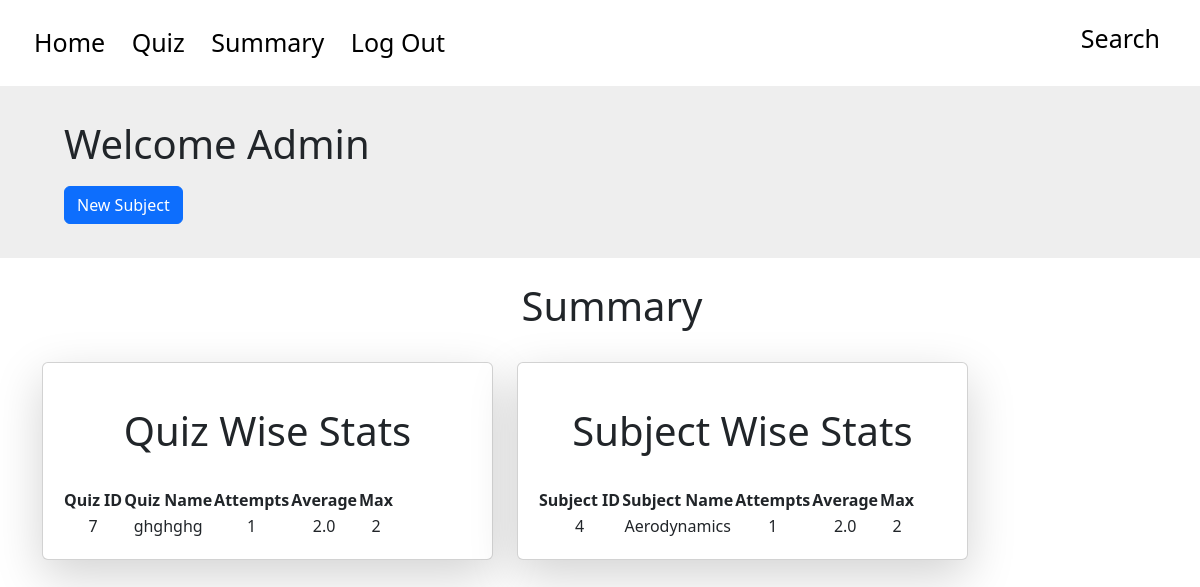
Screenshot of /admin/summary with the database file from the repository.
### tables this page shows
CREATE TABLE quizzes ( id INTEGER PRIMARY KEY AUTOINCREMENT, name TEXT NOT NULL, subject_id INTEGER NOT NULL, chapter_id INTEGER NOT NULL, date_of_quiz DATE NOT NULL, time_duration TEXT NOT NULL, remarks TEXT, FOREIGN KEY(chapter_id) REFERENCES chapters(id) ON DELETE CASCADE, FOREIGN KEY(subject_id) REFERENCES subjects(id) ON DELETE CASCADE);

CREATE TABLE subjects ( id INTEGER PRIMARY KEY AUTOINCREMENT, name TEXT NOT NULL UNIQUE, description TEXT );

### app.py (the view)
@app.route('/admin/summary', methods=['GET', 'POST'])
def admin_summary():
    conn = sqlite3.connect("app.db")
    cursor = conn.cursor()
    cursor.execute('SELECT COUNT(*), AVG(total_scored), MAX(total_scored), quiz_id FROM scores GROUP BY quiz_id')
    output = cursor.fetchall()
    quiz_scores = []
    subject_scores = []
    for row in output:
        noattempts = row[0]
        average = row[1]
        max = row[2]
        quiz_id = row[3]
        cursor.execute('SELECT name FROM quizzes WHERE id = ?', (quiz_id,))
        output = cursor.fetchall()
        quiz_name = output[0][0]
        quiz_scores.append({'id': quiz_id, 'name': quiz_name, 'attempts': noattempts, 'avg': average, 'max': max})
    cursor.execute('SELECT COUNT(*), AVG(total_scored), MAX(total_scored), subject_id FROM scores INNER JOIN quizzes ON scores.quiz_id = quizzes.id GROUP BY subject_id')
    output = cursor.fetchall()
    for row in output:
        noattempts = row[0]
        average = row[1]
        max = row[2]
        subject_id = row[3]
        cursor.execute('SELECT name FROM subjects WHERE id = ?', (subject_id,))
        output = cursor.fetchall()
        subject_name = output[0][0]
        subject_scores.append({'id': subject_id, 'name': subject_name, 'attempts': noattempts, 'avg': average, 'max': max})
    conn.close()
    return render_template('admin_summary.html', quizzes= quiz_scores, subjects=subject_scores)

### templates/admin_summary.html (shortened to what this page needs)
<!DOCTYPE html>
<html lang="en">
<head>
    <link href="https://cdn.jsdelivr.net/npm/bootstrap@5.3.0/dist/css/bootstrap.min.css" rel="stylesheet">
</head>
<header class="container p-4 vh-20 vw-100" style="font-size: 25px; text-align: left; margin-left:0px;">
    <div>
        <a href='/admin/dashboard'>
            Home
        </a>
        <a href="/admin/quiz">
            Quiz
        </a>
        <a href="/admin/summary">
            Summary
        </a>
        <a href="/admin/logout">
            Log Out
        </a>
        <div style="position: absolute; right: 0; top: 0; padding-top: 20px; padding-right: 30px">
            <a href="/admin/search">Search</a>
        </div>
    </div>
</header>
<body>
    <div class="container-lg p-4 vh-20 vw-100" style="background-color: #EEE; max-width:100%">
        <h1 style="padding-left: 40px; padding-top: 10px;">Welcome Admin</h1>
        <div style="padding-left: 40px; padding-top: 10px; padding-bottom: 10px">
            <a href="{{ url_for('new_subject')}}"class="btn btn-primary">New Subject</a>
        </div>
    </div>
    <div class="container vw-100"  style="text-align:center">
        <div class="container vw-100 p-4" style="text-align: center;">
            <h1>Summary</h1>
        </div>
        <div class="row">
            <div class="col-lg-5 col-md-6 col-sm-12 mb-3">
                <div class="card p-1 shadow-lg ">
                    <div class="card-body">
                        <div class="p-4">
                            <h1 class="text-center">
                                Quiz Wise Stats
                            </h1>
                        </div>
                        <table>
                            <tr>
                                <th>Quiz ID</th>
                                <th>Quiz Name</th>
                                <th>Attempts</th>
                                <th>Average</th>
                                <th>Max</th>
                            </tr>
                            {% for quiz in quizzes %}
                            <tr>
                                <td>{{ quiz['id'] }}</td>
                                <td>{{ quiz['name'] }}</td>
                                <td>{{ quiz['attempts'] }}</td>
                                <td>{{ quiz['avg'] }}</td>
                                <td>{{ quiz['max'] }}</td>
                            {% endfor %}
                        </table>
                    </div>
                </div>
            </div>
            <div class="col-lg-5 col-md-6 col-sm-12 mb-3">
                <div class="card p-1 shadow-lg ">
                    <div class="card-body">
                        <div class="p-4">
                            <h1 class="text-center">
                                Subject Wise Stats
                            </h1>
                        </div>
                        <table>
                            <tr>
                                <th>Subject ID</th>
                                <th>Subject Name</th>
                                <th>Attempts</th>
                                <th>Average</th>
                                <th>Max</th>
                            </tr>
                            {% for subject in subjects %}
                            <tr>
                                <td>{{ subject['id'] }}</td>
                                <td>{{ subject['name'] }}</td>
                                <td>{{ subject['attempts'] }}</td>
                                <td>{{ subject['avg'] }}</td>
                                <td>{{ subject['max'] }}</td>
                            {% endfor %}
                        </table>
                    </div>
                </div>
            </div>
        </div>
    </div>
</body>

### templates/admin_summary.html (style rules this page uses)
a { color: #000; text-decoration: none; padding-left: 10px; padding-right: 10px; }

### rows the page displays
quizzes: id "7", name "ghghghg", attempts "1", avg "2.0", max "2"
subjects: id "4", name "Aerodynamics", attempts "1", avg "2.0", max "2"
